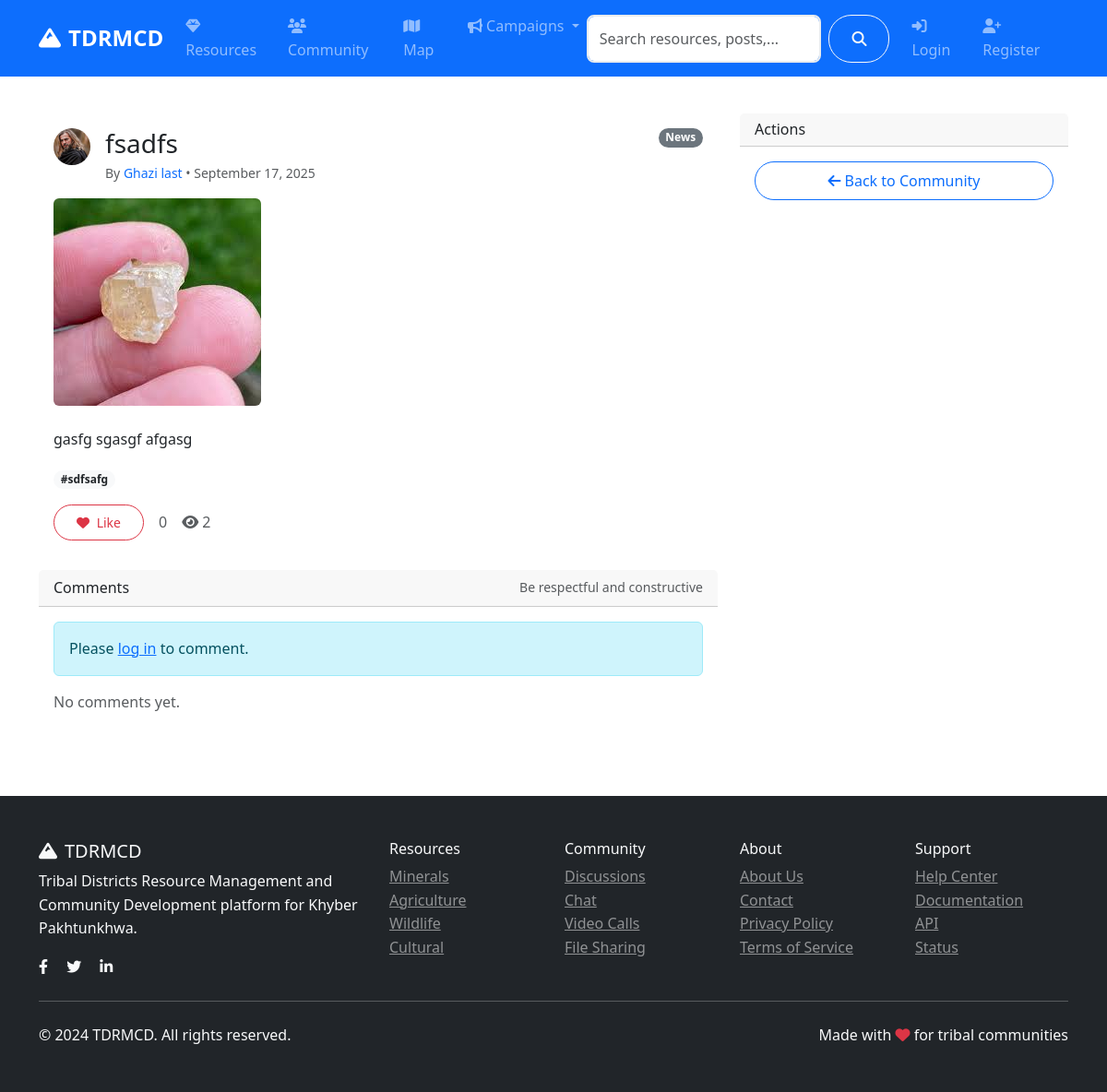
The page /community/post/14 on the database as committed earlier.
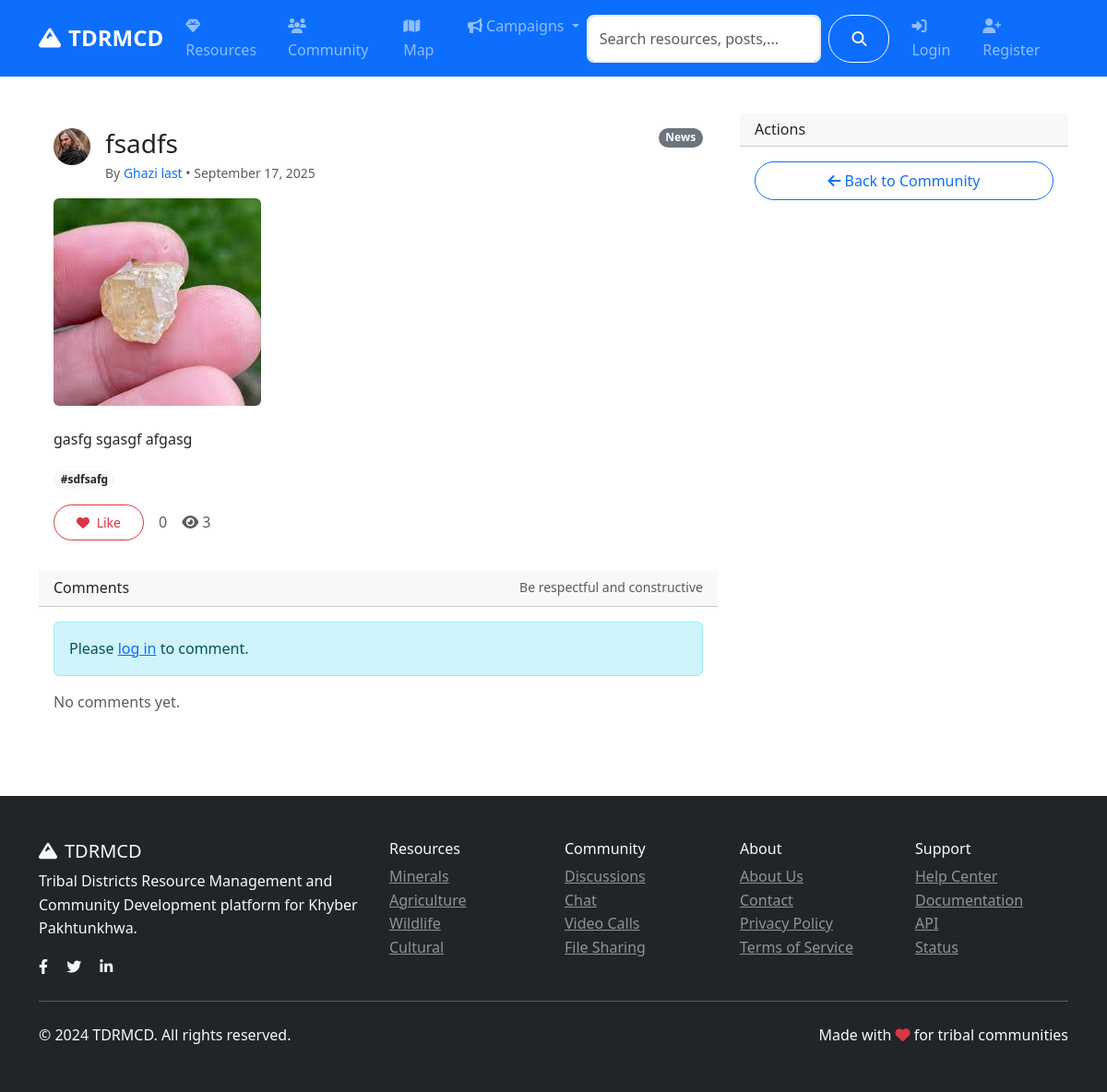
The same page on the database as committed later.
### models.py (models this page shows, shortened)
class CommunityPost(db.Model):
    id = db.Column(db.Integer, primary_key=True)
    title = db.Column(db.String(200), nullable=False)
    content = db.Column(db.Text, nullable=False)
    category = db.Column(db.String(50), nullable=False)  # discussion, question, announcement
    tags = db.Column(db.String(200))
    image_url = db.Column(db.String(200))
    likes = db.Column(db.Integer, default=0)
    views = db.Column(db.Integer, default=0)
    author_id = db.Column(db.Integer, db.ForeignKey('user.id'), nullable=False)
    created_at = db.Column(db.DateTime, default=datetime.utcnow)
    updated_at = db.Column(db.DateTime, default=datetime.utcnow, onupdate=datetime.utcnow)
    comments = db.relationship('Comment', backref='post', lazy='dynamic', cascade='all, delete-orphan')
    likes_relation = db.relationship('PostLike', backref='post', lazy='dynamic', cascade='all, delete-orphan')

### routes/community.py (the view)
@community_bp.route('/post/<int:id>')
def post_detail(id):
    post = CommunityPost.query.get_or_404(id)
    post.views += 1
    db.session.commit()
    comments = Comment.query.filter_by(post_id=id, parent_id=None).order_by(Comment.created_at.asc()).all()
    all_comment_ids = []
    for c in comments:
        all_comment_ids.append(c.id)
        for r in (c.replies or []):
            all_comment_ids.append(r.id)
    comment_like_counts = {}
    if all_comment_ids:
        rows = db.session.query(CommentLike.comment_id, func.count(CommentLike.id)) \
            .filter(CommentLike.comment_id.in_(all_comment_ids)) \
            .group_by(CommentLike.comment_id).all()
        comment_like_counts = {cid: cnt for cid, cnt in rows}
    comments_liked_by_me = set()
    if current_user.is_authenticated and all_comment_ids:
        liked_rows = CommentLike.query.filter(
            CommentLike.user_id == current_user.id,
            CommentLike.comment_id.in_(all_comment_ids)
        ).with_entities(CommentLike.comment_id).all()
        comments_liked_by_me = {cid for (cid,) in liked_rows}
    comment_form = CommentForm()
    liked_by_me = False
    if current_user.is_authenticated:
        liked_by_me = PostLike.query.filter_by(user_id=current_user.id, post_id=post.id).first() is not None
    return render_template('community/post_detail.html',
                         post=post,
                         comments=comments,
                         comment_form=comment_form,
                         liked_by_me=liked_by_me,
                         comment_like_counts=comment_like_counts,
                         comments_liked_by_me=comments_liked_by_me)

### forms.py
class CommentForm(FlaskForm):
    content = TextAreaField('Comment', validators=[DataRequired(), Length(min=1, max=1000)])
    parent_id = HiddenField('Parent ID', validators=[Optional()])

### models.py (called while the page is built)
    def get_full_name(self):
        return f"{self.first_name} {self.last_name}"

### templates/community/post_detail.html (shortened to what the changed rows need)
{% extends "base.html" %}
{% block content %}
<div class="container py-4">
    <div class="row">
        <div class="col-lg-8">
            <div class="card mb-3">
                <div class="card-body">
                    <div class="d-flex justify-content-between align-items-start">
                        <div class="d-flex align-items-start">
                            <div class="me-3">
                            </div>
                            <div>
                                {% if post.title %}
                                <h3 class="mb-1">{{ post.title }}</h3>
                                {% endif %}
                                <div class="text-muted small">By <a class="text-decoration-none" href="{{ url_for('auth.public_profile', username=post.author.username) }}">{{ post.author.get_full_name() }}</a> • {{ post.created_at.strftime('%B %d, %Y') }}</div>
                            </div>
                        </div>
                        <span class="badge bg-secondary">{{ post.category.title() }}</span>
                    </div>
                    {% if post.image_url %}
                    <img class="img-fluid rounded my-3" src="{{ url_for('serve_uploaded_file', subdir='posts', filename=post.image_url.split('/')[-1]) }}" alt="{{ post.title }}">
                    {% endif %}
                    <p class="mt-2">{{ post.content }}</p>
                    {% if post.tags %}
                    <div class="mt-3">
                        {% for tag in post.tags.split(',') %}
                        <span class="badge bg-light text-dark me-1">#{{ tag.strip() }}</span>
                        {% endfor %}
                    </div>
                    {% endif %}
                    <div class="mt-3 d-flex gap-3 align-items-center">
                        <button id="like-btn" class="btn btn-sm {{ 'btn-danger' if liked_by_me else 'btn-outline-danger' }}">
                            <i class="fas fa-heart me-1"></i>
                            <span id="like-text">{{ 'Liked' if liked_by_me else 'Like' }}</span>
                        </button>
                        <span id="like-count" class="text-muted">{{ post.likes }}</span>
                        <span class="text-muted"><i class="fas fa-eye me-1"></i>{{ post.views }}</span>
                    </div>
                </div>
            </div>
        </div>
    </div>
</div>
{% endblock %}

Rows that differ between the two databases and show on the page:
changed CommunityPost "sdfsafg": views "2" → "3"
